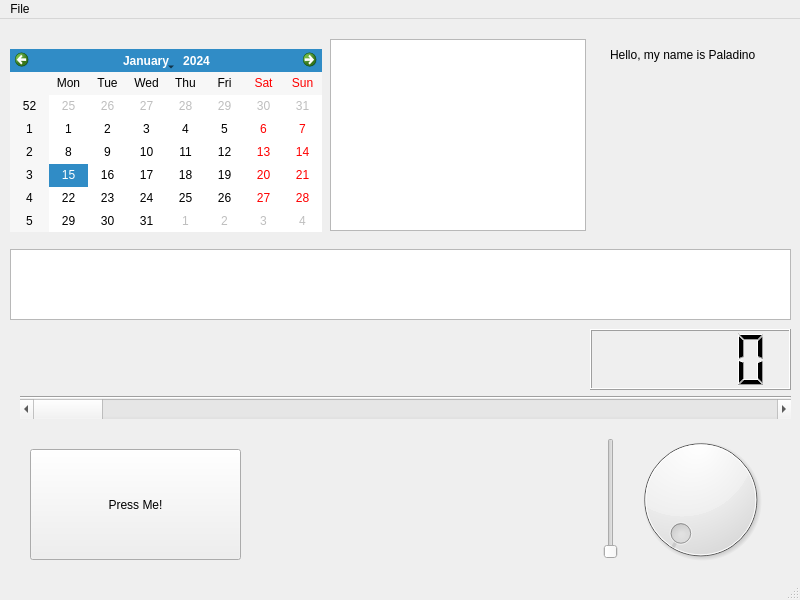
<?xml version="1.0" encoding="UTF-8"?>
<ui version="4.0">
 <class>MainWindow</class>
 <widget class="QMainWindow" name="MainWindow">
  <property name="geometry">
   <rect>
    <x>0</x>
    <y>0</y>
    <width>800</width>
    <height>600</height>
   </rect>
  </property>
  <property name="windowTitle">
   <string>MainWindow</string>
  </property>
  <widget class="QWidget" name="centralwidget">
   <widget class="QPushButton" name="button1">
    <property name="geometry">
     <rect>
      <x>30</x>
      <y>430</y>
      <width>211</width>
      <height>111</height>
     </rect>
    </property>
    <property name="text">
     <string>Press Me!</string>
    </property>
   </widget>
   <widget class="QLabel" name="label1">
    <property name="geometry">
     <rect>
      <x>610</x>
      <y>0</y>
      <width>181</width>
      <height>71</height>
     </rect>
    </property>
    <property name="text">
     <string>Hello, my name is Paladino</string>
    </property>
   </widget>
   <widget class="QDial" name="dial">
    <property name="geometry">
     <rect>
      <x>630</x>
      <y>410</y>
      <width>141</width>
      <height>141</height>
     </rect>
    </property>
   </widget>
   <widget class="QLCDNumber" name="lcdNumber">
    <property name="geometry">
     <rect>
      <x>590</x>
      <y>310</y>
      <width>201</width>
      <height>61</height>
     </rect>
    </property>
   </widget>
   <widget class="QSlider" name="verticalSlider">
    <property name="geometry">
     <rect>
      <x>600</x>
      <y>419</y>
      <width>22</width>
      <height>121</height>
     </rect>
    </property>
    <property name="orientation">
     <enum>Qt::Vertical</enum>
    </property>
   </widget>
   <widget class="Line" name="line">
    <property name="geometry">
     <rect>
      <x>20</x>
      <y>370</y>
      <width>771</width>
      <height>16</height>
     </rect>
    </property>
    <property name="orientation">
     <enum>Qt::Horizontal</enum>
    </property>
   </widget>
   <widget class="QCalendarWidget" name="calendarWidget">
    <property name="geometry">
     <rect>
      <x>10</x>
      <y>30</y>
      <width>312</width>
      <height>183</height>
     </rect>
    </property>
   </widget>
   <widget class="QScrollBar" name="horizontalScrollBar">
    <property name="geometry">
     <rect>
      <x>20</x>
      <y>380</y>
      <width>771</width>
      <height>20</height>
     </rect>
    </property>
    <property name="orientation">
     <enum>Qt::Horizontal</enum>
    </property>
   </widget>
   <widget class="QGraphicsView" name="graphicsView">
    <property name="geometry">
     <rect>
      <x>10</x>
      <y>230</y>
      <width>781</width>
      <height>71</height>
     </rect>
    </property>
   </widget>
   <widget class="QTableView" name="tableView">
    <property name="geometry">
     <rect>
      <x>330</x>
      <y>20</y>
      <width>256</width>
      <height>192</height>
     </rect>
    </property>
   </widget>
  </widget>
  <widget class="QMenuBar" name="menubar">
   <property name="geometry">
    <rect>
     <x>0</x>
     <y>0</y>
     <width>800</width>
     <height>21</height>
    </rect>
   </property>
   <widget class="QMenu" name="menuFile">
    <property name="title">
     <string>File</string>
    </property>
    <addaction name="separator"/>
   </widget>
   <addaction name="menuFile"/>
  </widget>
  <widget class="QStatusBar" name="statusbar"/>
 </widget>
 <resources/>
 <connections/>
</ui>
